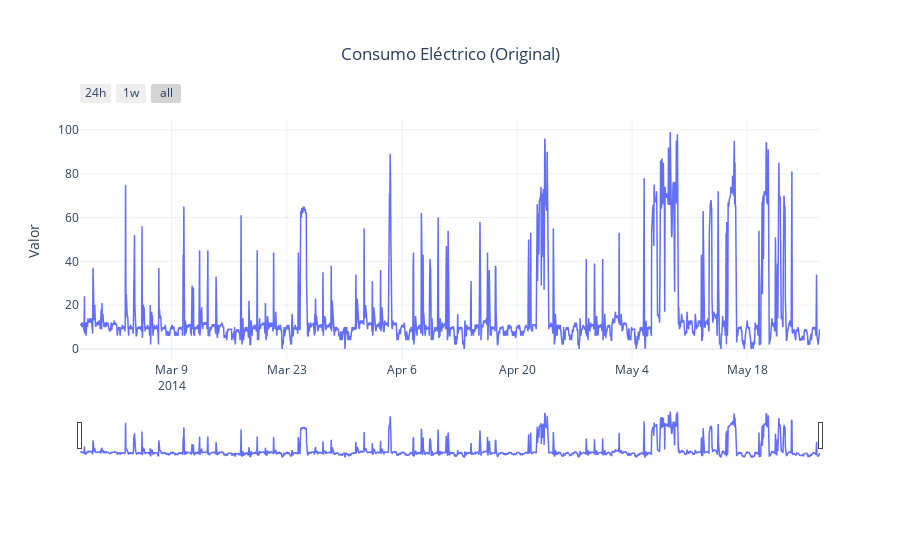

Notebook source saved alongside this figure:
### Code cell
# Cargar Dataset Electricity
dataset = get_dataset("electricity")
series_entry = next(iter(dataset.train)) # Tomamos la primera serie (índice 0)

# Recortamos a los últimos 4000 datos para agilizar el análisis visual
# y evitar saturar R
LIMIT = 2160
values = series_entry['target'][-LIMIT:]
start_date = pd.Timestamp(series_entry['start'].to_timestamp())
freq = series_entry['start'].freq

# Crear índice de fechas
timestamps = pd.date_range(
    end=start_date + pd.Timedelta(hours=len(series_entry['target'])), 
    periods=len(series_entry['target']), 
    freq=freq
)[-LIMIT:]

df = pd.DataFrame({'Date': timestamps, 'Consumo': values}) # Usamos 'Consumo' para mantener consistencia con el dataset
df.set_index('Date', inplace=True)

print(f"Dimensiones: {df.shape}")
display(df.head())

plot_('Consumo Eléctrico (Original)', (df.index, df["Consumo"], "Consumo"))

### Figure 1 — Plotly figure (JSON) as saved in the notebook; plotly's stock layout.template omitted (floating-point values rounded to 4 significant figures; data arrays with more than 128 entries replaced by an {"elided": "..."} marker saying what was removed)
{"data": [{"line": {"width": 1.5}, "mode": "lines", "name": "Consumo", "type": "scatter", "x": {"elided": "2160 str values"}, "y": {"elided": "2160 float values"}}], "layout": {"legend": {"orientation": "h", "x": 0.5, "xanchor": "center", "y": -0.3, "yanchor": "top"}, "margin": {"b": 100, "t": 120}, "title": {"text": "Consumo Eléctrico (Original)", "x": 0.5, "xanchor": "center"}, "xaxis": {"rangeselector": {"buttons": [{"count": 24, "label": "24h", "step": "hour", "stepmode": "backward"}, {"count": 7, "label": "1w", "step": "day", "stepmode": "backward"}, {"step": "all"}], "x": 0, "y": 1.05}, "rangeslider": {"visible": true}, "type": "date"}, "yaxis": {"autorange": true, "title": {"text": "Valor"}}}}
